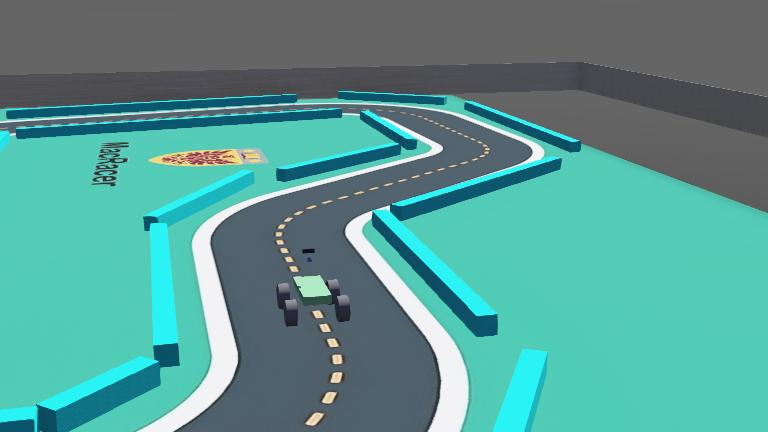
#> input picture WebotsWorldFiles/.RLTutorial.jpg, 768 x 432 px
$ python -i lane_lines.py   (imports and definitions only)
#> lines starting #> are read from the running program, lines starting #| are printed output that depends on the picture; after the words box and inside, x2 and y2 are one past the last pixel; in counts of white or black regions, pixels touching at a corner belong together
### WebotsController/MyImageProccess/helper_function.py
import math

import cv2
import numpy as np


def region_of_interest(img, vertices):
    #defining a blank mask to start with
    mask = np.zeros_like(img)

    #defining a 3 channel or 1 channel color to fill the mask with depending on the input image
    if len(img.shape) > 2:
        channel_count = img.shape[2]  # i.e. 3 or 4 depending on your image
        ignore_mask_color = (255,) * channel_count
    else:
        ignore_mask_color = 255

    #filling pixels inside the polygon defined by "vertices" with the fill color
    cv2.fillPoly(mask, vertices, ignore_mask_color)

    #returning the image only where mask pixels are nonzero
    masked_image = cv2.bitwise_and(img, mask)
    return masked_image


def perspective_transform(image,roi=None):
    height, width = image.shape[:2]

    if roi is not None:
        src = np.float32([(0, height),
                            ((width * 0.25), height * 0.55),
                            ((width * 0.75), height * 0.55),
                            (width, height),])    # top-right
    else:
        src = roi

    dst = np.float32([(0, height),
                        (100, 100),
                        (width - 100, 100),
                        (width, height)])

    M = cv2.getPerspectiveTransform(src, dst)
    M_inv = cv2.getPerspectiveTransform(dst, src)

    # Apply the perspective transformation
    warped = cv2.warpPerspective(image, M, (width, height))

    return warped, M, M_inv

### WebotsController/MyImageProccess/lane_lines.py
import math
import random

import cv2
import numpy as np

from MyImageProccess.helper_function import (perspective_transform,
                                             region_of_interest)


def calculate_steering_angle(image_width, left_weight, right_weight):
    final_weight = right_weight - left_weight

    diff = image_width / 2
    angle = final_weight / diff
    return angle

def pipeline(image, center_margin = 50):
    """
    An image processing pipeline which will output
    an image with the lane lines annotated.
    """

    height = image.shape[0]
    width = image.shape[1]

    region_of_interest_vertices = [
        (0, height),
        (width * 0.25, height * 0.55),
        (width * 0.75, height * 0.55),
        (width, height),
    ]

    cropped_image = region_of_interest(
        image,
        np.array(
            [region_of_interest_vertices],
            np.int32
        ),
    )

    upper_yellow = np.array([215, 220, 237])
    lower_yellow = np.array([80, 80, 208])

    mask = cv2.inRange(cropped_image, lower_yellow, upper_yellow)
    masked = cv2.bitwise_and(image, image , mask=mask)

    gray_image = cv2.cvtColor(masked, cv2.COLOR_RGB2GRAY)

    warped, M, M_inv = perspective_transform(gray_image,region_of_interest_vertices)
    cannyed_image = cv2.Canny(warped, 850, 250, apertureSize=3)

    lines = cv2.HoughLinesP(cannyed_image, rho=2.5, theta=np.pi/180, threshold=15, minLineLength=20, maxLineGap=15)

    left_points = []
    right_points = []

    center = cannyed_image.shape[1] // 2

    left_weight = 0
    right_weight = 0

    def calc_weight(x):
        return abs(x - center)

    if lines is None:
        return left_weight,right_weight,warped,0

    for line in lines:
        for x1, y1, x2, y2 in line:

            if abs(x1 - x2) > 5 and abs(x1 - x2) < 10:
                continue  # Skip vertical lines to avoid division by zero

            if x1 < center - center_margin :  # Left line
                left_points.append((x1, y1))
                left_weight += calc_weight(x1)
            if x2 < center - center_margin :  # Left line
                left_points.append((x2, y2))
                left_weight += calc_weight(x2)

            if x1 > center + center_margin :  # Left line
                right_points.append((x1, y1))
                right_weight += calc_weight(x1)

            if x2 > center + center_margin :  # Left line
                right_points.append((x2, y2))
                right_weight += calc_weight(x2)

    if len(right_points) > 0:
        right_weight = right_weight / len(right_points)

    if len(left_points) > 0:
        left_weight = left_weight / len(left_points)

    return left_weight,right_weight,warped,len(lines)

>>> import cv2
>>> picture = cv2.cvtColor(cv2.imread('../../WebotsWorldFiles/.RLTutorial.jpg'), cv2.COLOR_BGR2RGB)
>>> result = pipeline(picture)
#> in region_of_interest, `cv2.fillPoly(mask, vertices, ignore_mask_color)`:
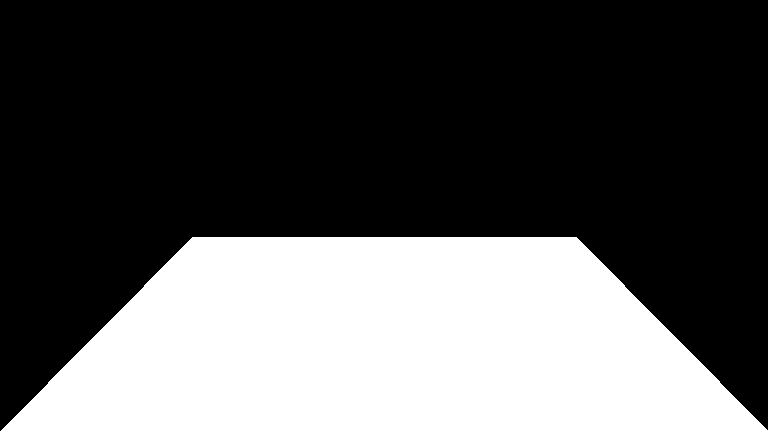
#> mask: shape (432, 768, 3); 33.9% white; 1 white region, box (x1, y1, x2, y2) and area: (0, 237, 768, 432) 112513
#> in region_of_interest, `masked_image = cv2.bitwise_and(img, mask)`:
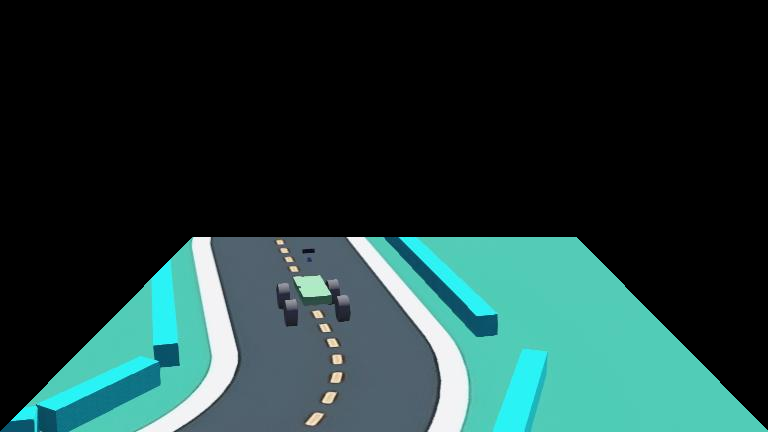
#> masked_image: shape (432, 768, 3); mean R, G, B 30.3, 57.3, 55.6
#> in pipeline, `mask = cv2.inRange(cropped_image, lower_yellow, upper_yellow)`:
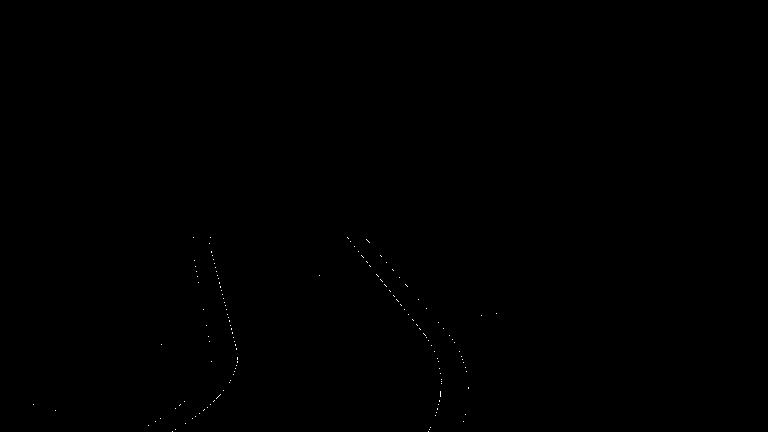
#> mask: shape (432, 768); 0.06% white in thin lines or dots, all inside (x1, y1, x2, y2) = (33, 237, 497, 432)
#> in pipeline, `warped, M, M_inv = perspective_transform(gray_image,region_of_interest..`: M = [[3.57, 2.28, -986.8], [-2.96e-16, 6.69, -1348.6], [-2.23e-19, 0.00595, 1]]; M_inv = [[0.616, -0.341, 147.5], [1.85e-16, 0.149, 201.5], [4.33e-19, -0.000889, 1]]
#> in pipeline, `cannyed_image = cv2.Canny(warped, 850, 250, apertureSize=3)`:
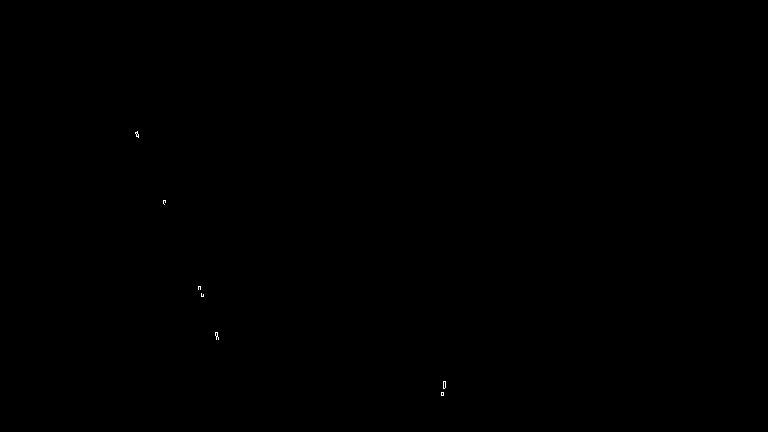
#> cannyed_image: shape (432, 768); 0.03% white in thin lines or dots, all inside (x1, y1, x2, y2) = (135, 131, 446, 396)
#> in pipeline, `lines = cv2.HoughLinesP(cannyed_image, rho=2.5, theta=np.pi/180, thres..`: lines = None
